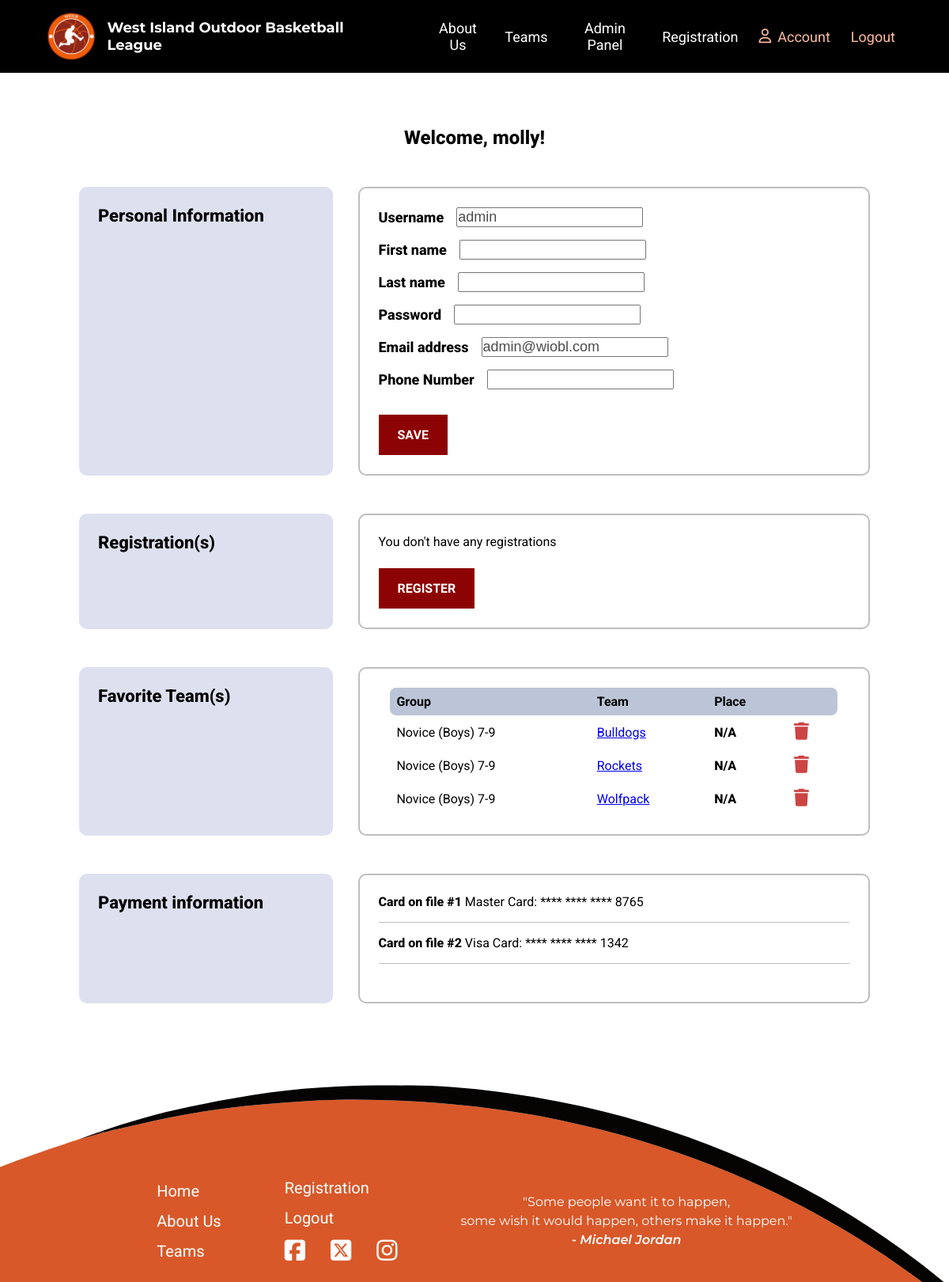
The app's page /wioblapp/account/1/ (signed in), older data.
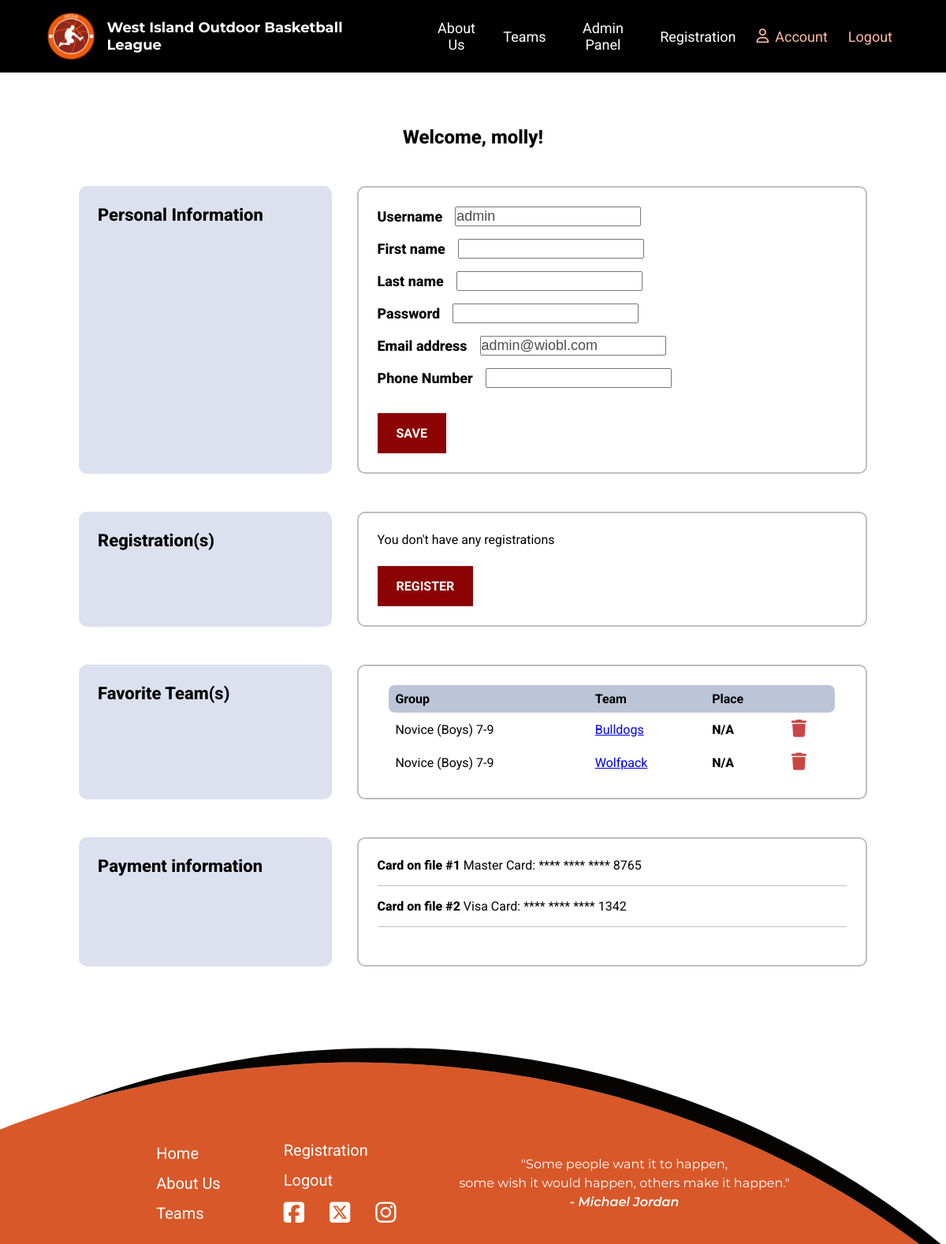
The same page, newer data.
### wioblapp/models.py (models this page shows, shortened)
class UserAccount(AbstractUser):
    role = models.ForeignKey(
        Role,
        on_delete=models.RESTRICT,
        related_name="user_accounts",
        null=True,
        blank=True,
    )
    phone = models.CharField("Phone Number", max_length=15, blank=True, null=True)
    def __str__(self):
        return self.username

class FavoriteTeam(models.Model):
    user_account = models.ForeignKey(
        UserAccount, on_delete=models.CASCADE, related_name="favoriteteams"
    )
    team = models.ForeignKey(
        Team,
        on_delete=models.CASCADE,
        related_name="favoriteteams",
        blank=True,
        null=True,
    )

class Team(models.Model):
    name = models.CharField("Team Name", max_length=20, primary_key=True)
    coaches = models.ManyToManyField(UserAccount, related_name="teams", blank=True)
    place = models.IntegerField("Place", default=0, validators=[MinValueValidator(0)])
    group = models.ForeignKey(
        RegistrationType,
        on_delete=models.CASCADE,
        related_name="teams",
        blank=True,
        null=True,
    )
    color = models.CharField("Team Color", max_length=7, blank=True, null=True)

class RegistrationType(models.Model):
    reg_type = models.CharField("Registration Type", max_length=50, primary_key=True)
    description = models.CharField("Description", max_length=300)
    cost = models.IntegerField("Cost", validators=[MinValueValidator(0)])
    def __str__(self):
        return str(self.reg_type)

### wioblapp/views.py (the view, shortened to what this page needs)
# urls.py: path("account/<int:account_id>/", views.member_account, name="member_account"),
@login_required(login_url="login")
def member_account(request, account_id):
    member = get_object_or_404(UserAccount, pk=account_id)
    players = Player.objects.filter(related_account=account_id)
    favorite_teams = FavoriteTeam.objects.filter(user_account=account_id)
    registrations = Registration.objects.filter(player__in=players)
    password = member.password
    try:
        player = Player.objects.filter(related_account=account_id).first()
    except Player.DoesNotExist:
        pass
    try:
        registration = Registration.objects.get(player=player)
    except Registration.DoesNotExist:
        pass
    if request.method == "GET":
        account_form = ModifyAccountForm(instance=member)
    context = {
        "account_form": account_form,
        "member": member,
        "players": players,
        "favorite_teams": favorite_teams,
        "registrations": registrations,
    }
    return render(request, "member_account.html", context)

### wioblapp/forms.py
class ModifyAccountForm(forms.ModelForm):
    password = forms.CharField(
        label="Password", max_length=20, widget=forms.PasswordInput, required=True
    )
    phone = forms.CharField(label="Phone Number", required=False)
    class Meta:
        model = UserAccount
        fields = ["username", "first_name", "last_name", "password", "email", "phone"]

### wioblapp/templates/member_account.html (shortened to what the changed rows need)
{% extends 'base.html' %}
{% load static %}
{% block content %}
    {% if request.user.is_authenticated %}
        <section class="account-info">
            <div class="container">
                <div class="account-flex">
                    <div class="account-right">
                        <div class="account-content">
                            <form action="{% url 'member_account' request.user.id %}" method="POST">
                                <div class="form">
                                    {% for field in account_form %}
                                        <div class="input-edit">
                                            <label for="{{ field.id_for_label }}">{{ field.label }}</label>
                                            {{ field }}
                                        </div>
                                    {% endfor %}
                                </div>
                            </form>
                        </div>
                    </div>
                </div>
                <div class="account-flex">
                    <div class="account-right">
                        <div class=" account-content account-reg">
                            <div class="teams-search">
                                {% if favorite_teams %}
                                    <table style="overflow: visible;">
                                        <thead>
                                            <tr>
                                                <th>Group</th>
                                                <th>Team</th>
                                                <th>Place</th>
                                                <th></th>
                                            </tr>
                                        </thead>
                                        <tbody>
                                        {% for team in favorite_teams %}
                                            <tr>
                                                <td>{{ team.team.group }}</td>
                                                <td><a href="{% url 'team_schedule' team.team.name %}">{{ team.team.name }}</a></td>
                                                <td>
                                                    {% if team.team.place == 0 %}
                                                        <span>N/A</span>
                                                    {% else %}
                                                        {{ team.team.place }}
                                                    {% endif %}
                                                </td>
                                                <td>
                                                    <div class="schedule">
                                                        <form action="{% url 'dislike_team' team.team.name %}" method="POST">
                                                            <button class="icon" type="submit" name="dislike">
                                                                <span class="tooltip-wrapper" data-tooltip="Remove team">
                                                                    <i class="fa-solid fa-trash"></i>
                                                                </span>
                                                            </button>
                                                        </form>
                                                    </div>
                                                </td>
                                            </tr>
                                        {% endfor %}
                                        </tbody>
                                    </table>
                                {% else %}
                                    <p>You don't have favorite team</p>
                                {% endif %}
                            </div>
                        </div>
                    </div>
                </div>
            </div>
        </section>
    {% endif %}
{% endblock %}

Row changes from the older to the newer data that the page shows:
removed FavoriteTeam: team.group "Novice (Boys) 7-9", team.name "Rockets", shows "N/A"
